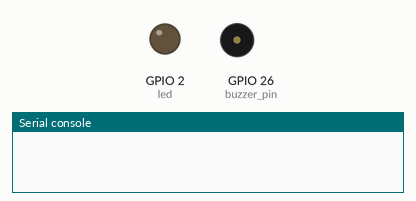
Bench run of a program on a simulated ESP32 board running MicroPython. Parts: output pins drawn as LEDs (lit = HIGH), buzzer (waves = sounding, pin HIGH), the last lines printed to the serial console. WiFi joins after 1.5 s; no MQTT or app messages arrive unless stated; library files of the repository ran but are not shown: 1 file(s).

Above: at 0.1 s.
At 1.7 s:
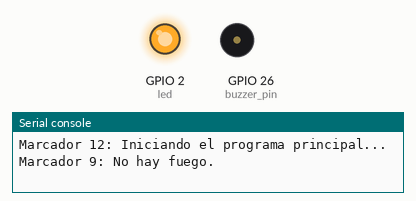
Timing chart, 0 to 3.2 s (numbered marks = the images above):
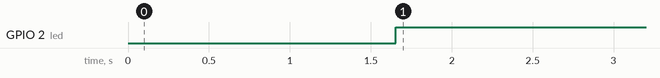

Measured:
- by itself, GPIO 2 (led): LOW → HIGH at 1.7 s

The program:

main.py
```python
from machine import Pin, PWM
import wifi
import mqttClient
import time


wifi.Wifi()
client = mqttClient.MqttClient()


# Definir el pin al que está conectado el sensor de fuego y el buzzer
fire_sensor_pin = Pin(27, Pin.IN)  # Cambia 27 por el pin que uses en tu ESP32 para el sensor
buzzer_pin = Pin(26, Pin.OUT)      # Cambia 26 por el pin que uses para el buzzer
print("Marcador 1: Iniciando el programa...")

# Definir las notas de la canción de Mario Bros (frecuencias en Hz)
tones = {
    'E7': 2637, 'E6': 1319, 'A6': 1760, 'B6': 1976, 'C7': 2093,
    'D7': 2349, 'G6': 1568, 'F6': 1397, 'C6': 1047,
    'A5': 880,  'B5': 987,  'D6': 1175, 'G5': 784,  'E5': 659,
}

# Definir la duración de las notas (en milisegundos)
melody = [
    ('E7', 200), ('E7', 200), (0, 200), ('E7', 200), (0, 100), ('C7', 200),
    ('E7', 200), (0, 100), ('G6', 200), (0, 300), ('G5', 200), (0, 300),
    ('C6', 200), ('G5', 200), ('E5', 200), ('A5', 200), ('B5', 200), ('A6', 200),
    ('G6', 200), ('E6', 200), ('C6', 200), ('D6', 200), ('B5', 200), (0, 200)
]


# Función para reproducir las notas
def play_tone(pin, frequency, duration):
    if frequency == 0:  # Si es "0", es un silencio
        time.sleep_ms(duration)
    else:
        pwm = PWM(pin)
        pwm.freq(frequency)
        pwm.duty(512)  # Definir el duty cycle al 50%
        time.sleep_ms(duration)
        pwm.deinit()  # Detener la señal PWM

def play_mario():
    print("Marcador 7: Reproduciendo melodía de Mario...")
    for note, duration in melody:
        frequency = tones.get(note, 0)  # Obtener la frecuencia de la nota o silencio
        play_tone(buzzer_pin, frequency, duration)

# Verifica si hay fuego y publica en MQTT
def check_fire():
    if fire_sensor_pin.value() == 0:
        print("Marcador 8: ¡Fuego detectado!")
        play_mario()
        client.publish("1")
    else:
        print("Marcador 9: No hay fuego.")
        client.publish("0")


# Bucle principal
def main():
    try:
        print("Marcador 12: Iniciando el programa principal...")

        while True:
            check_fire()
            time.sleep(1)  # Esperar 1 segundo antes de verificar nuevamente
    except KeyboardInterrupt:
        print("Marcador 13: Detenido por el usuario.")

main()
```

wifi.py
```python
import network
import time


class Wifi:
    def __init__(self):

        print("Conectando al WiFi", end="")
        sta_if = network.WLAN(network.STA_IF)
        sta_if.active(True)
        sta_if.connect('iPhone de Harold', 'harold123')
        # sta_if.connect('FAMILIA CAMARGO', 'FAMILIA.CASTELLANOS1013')
        while not sta_if.isconnected():
            print(".", end="")
            time.sleep(0.1)
        print(" Connected!")
```

mqttClient.py
```python
from machine import Pin
from umqtt.simple import MQTTClient
import time

class MqttClient :
    def __init__(self):
      MQTT_CLIENT_ID = "pepepeppepepe"
      MQTT_BROKER    = "9567cff38db0448eba7dc78f411a64cf.s1.eu.hivemq.cloud:8883"
      MQTT_USER      = "test"
      MQTT_PASSWORD  = "test"
      MQTT_TOPIC      = "alarma/piso-3"

      led = Pin(2, Pin.OUT)
      led.value(0)
      def connect():
        print("Connecting to MQTT server... ", end="")
        client = MQTTClient(MQTT_CLIENT_ID, MQTT_BROKER, user=MQTT_USER, password=MQTT_PASSWORD)
        client.connect()
        led.value(1)
        return client

      while True:
        try:
          self.client = connect()
          break
        except:
          print("Connection failed, retrying in 5 seconds...")
          time.sleep(5)

    def publish(self, msg):
        self.client.publish("alarma/piso-3", msg)
```
